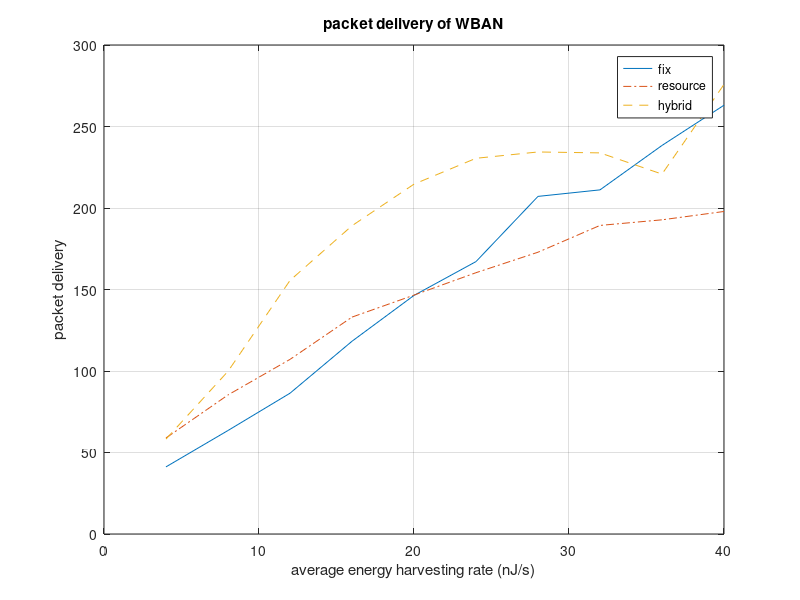
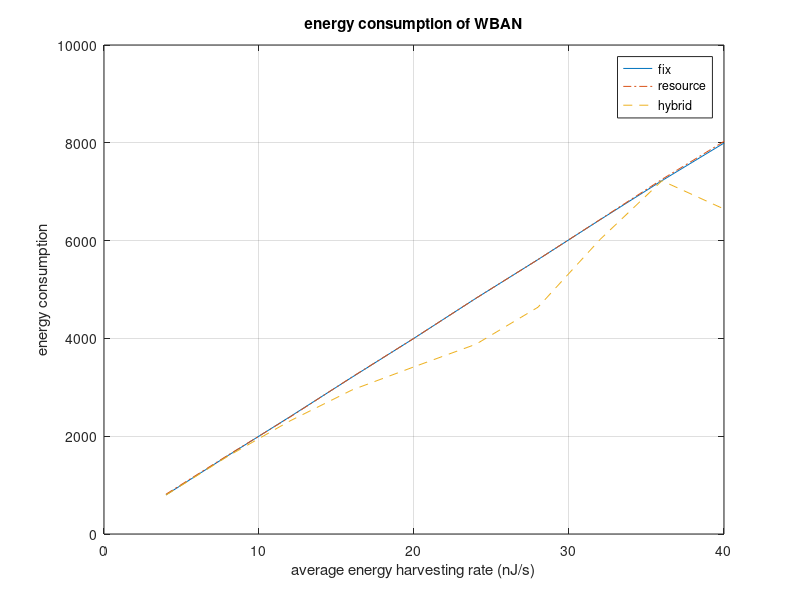
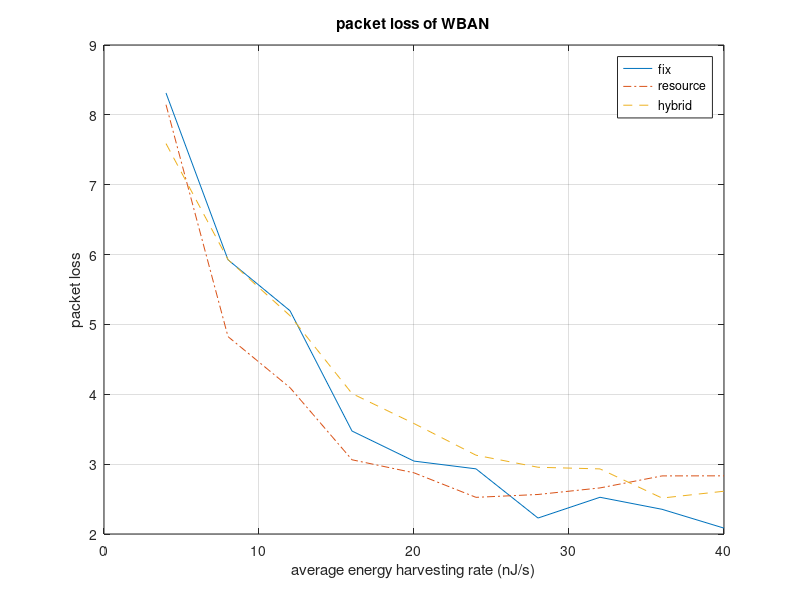

The MATLAB source for these figures, in order:
index = 4:4:40;
load('VarE_MAC(UP0-2-4-6,N16)(E_th10)(E_cca1)(M0)(EH2)fix.mat');
figure(1);
plot(index, PS_WBAN);
hold on;

figure(2);
plot(index, ELE_WBAN);
hold on;

figure(3);
plot(index, Pktloss_WBAN);
hold on;

load('VarE_MAC(UP0-2-4-6,N16)(E_th10)(E_cca1)(lambda1.6)(M0)(EH2)resrc.mat');
figure(1);
plot(index, PS_WBAN, '-.');
hold on;

figure(2);
plot(index, ELE_WBAN, '-.');
hold on;

figure(3);
plot(index, Pktloss_WBAN, '-.');
hold on;

load('VarE_MAC(UP0-2-4-6,N16)(E_th10)(E_cca1)(lambda1.6)(delta8)(a3)(b0.5)(M0)(EH2)varyResetChannel.mat');
figure(1);
plot(index, PS_WBAN, '--');
legend('fix', 'resource','hybrid');
grid;
title('packet delivery of WBAN');
xlabel('average energy harvesting rate (nJ/s)');
ylabel('packet delivery');

figure(2);
plot(index, ELE_WBAN, '--');
legend('fix', 'resource', 'hybrid');
grid;
title('energy consumption of WBAN');
xlabel('average energy harvesting rate (nJ/s)');
ylabel('energy consumption');

figure(3);
plot(index, Pktloss_WBAN, '--');
legend('fix', 'resource', 'hybrid');
grid;
title('packet loss of WBAN');
xlabel('average energy harvesting rate (nJ/s)');
ylabel('packet loss');

